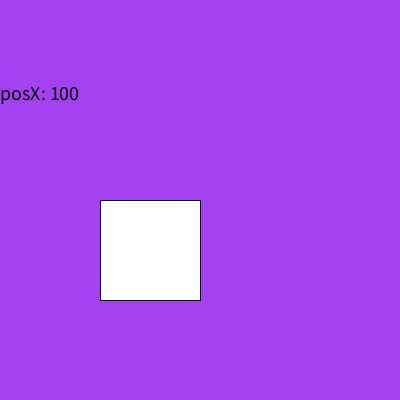
Frame 1 (no input)
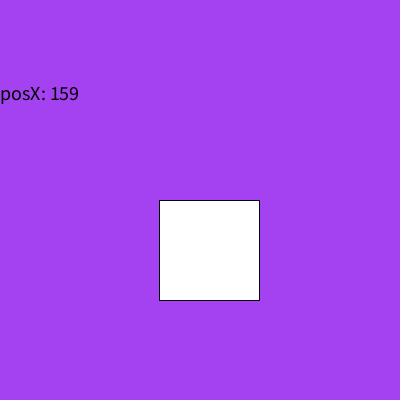
Frame 60 (the mouse pressed at the canvas centre just before this capture)
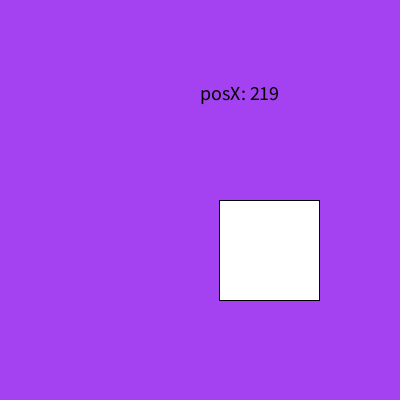
Frame 120 (the mouse held since frame 60 and released just before this capture)

The Processing sketch that drew these frames (run headless with seeded random() and noise(); from frame 60 on, the mouse is pressed at the canvas centre):

// Processing sketch: variables
// ── variables.pde
int posX = 100;
color color_random = color(random(255),random(255),random(255));
color color_azul = color(0,0,255);
color color_fondo;

void setup(){
  size(400,400);
  textSize(20);
  color_fondo = color_random;
}

void draw(){
  background(color_fondo);
  fill(0);
  text("posX: " + posX, mouseX, 100);
  fill(255);
  rect(posX,200,100,100);
  posX = posX + 1;
}

void mouseReleased(){
  
  posX = posX + 10;
}

void mouseClicked(){
  color_fondo = color_azul;
  posX = posX + 10;
}

void keyPressed(){
  color_fondo = color_random;
  posX = posX - 10;
}
